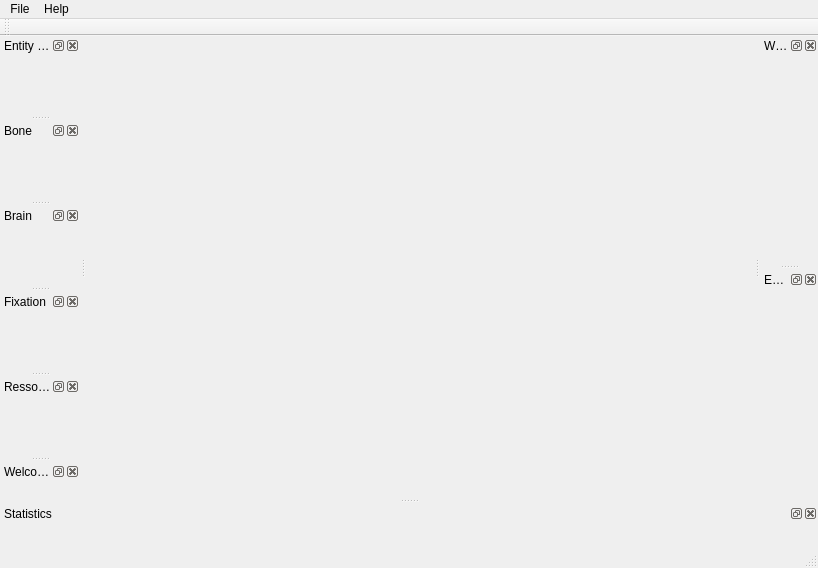
<?xml version="1.0" encoding="UTF-8"?>
<ui version="4.0">
 <class>CreatureViewer</class>
 <widget class="QMainWindow" name="CreatureViewer">
  <property name="geometry">
   <rect>
    <x>0</x>
    <y>0</y>
    <width>818</width>
    <height>568</height>
   </rect>
  </property>
  <property name="windowTitle">
   <string>GeneCraft : Creature Viewer</string>
  </property>
  <property name="windowIcon">
   <iconset resource="../../../../core/ressources/ressources.qrc">
    <normaloff>:/img/icons/entity</normaloff>:/img/icons/entity</iconset>
  </property>
  <widget class="QWidget" name="centralwidget"/>
  <widget class="QMenuBar" name="menubar">
   <property name="geometry">
    <rect>
     <x>0</x>
     <y>0</y>
     <width>818</width>
     <height>21</height>
    </rect>
   </property>
   <widget class="QMenu" name="menuFile">
    <property name="title">
     <string>File</string>
    </property>
    <addaction name="actionQuit"/>
   </widget>
   <widget class="QMenu" name="menuAbout">
    <property name="title">
     <string>Help</string>
    </property>
    <addaction name="actionAbout_CreatureViewer"/>
    <addaction name="aEnterInWhatsThisMode"/>
   </widget>
   <addaction name="menuFile"/>
   <addaction name="menuAbout"/>
  </widget>
  <widget class="QStatusBar" name="statusbar"/>
  <widget class="QDockWidget" name="dwCreature">
   <property name="minimumSize">
    <size>
     <width>80</width>
     <height>42</height>
    </size>
   </property>
   <property name="windowIcon">
    <iconset resource="../../../../core/ressources/ressources.qrc">
     <normaloff>:/img/icons/entity</normaloff>:/img/icons/entity</iconset>
   </property>
   <property name="allowedAreas">
    <set>Qt::AllDockWidgetAreas</set>
   </property>
   <property name="windowTitle">
    <string>Entity Info</string>
   </property>
   <attribute name="dockWidgetArea">
    <number>1</number>
   </attribute>
   <widget class="QWidget" name="dockWidgetContents_2"/>
  </widget>
  <widget class="QDockWidget" name="dwBone">
   <property name="minimumSize">
    <size>
     <width>80</width>
     <height>42</height>
    </size>
   </property>
   <property name="windowIcon">
    <iconset resource="../../../../core/ressources/ressources.qrc">
     <normaloff>:/img/icons/inspector</normaloff>:/img/icons/inspector</iconset>
   </property>
   <property name="allowedAreas">
    <set>Qt::AllDockWidgetAreas</set>
   </property>
   <property name="windowTitle">
    <string>Bone</string>
   </property>
   <attribute name="dockWidgetArea">
    <number>1</number>
   </attribute>
   <widget class="QWidget" name="dockWidgetContents"/>
  </widget>
  <widget class="QToolBar" name="toolBar">
   <property name="windowTitle">
    <string>toolBar</string>
   </property>
   <attribute name="toolBarArea">
    <enum>TopToolBarArea</enum>
   </attribute>
   <attribute name="toolBarBreak">
    <bool>false</bool>
   </attribute>
  </widget>
  <widget class="QDockWidget" name="dwBrain">
   <property name="minimumSize">
    <size>
     <width>80</width>
     <height>42</height>
    </size>
   </property>
   <property name="windowTitle">
    <string>Brain</string>
   </property>
   <attribute name="dockWidgetArea">
    <number>1</number>
   </attribute>
   <widget class="QWidget" name="dwContent_Brain"/>
  </widget>
  <widget class="QDockWidget" name="dwFixation">
   <property name="minimumSize">
    <size>
     <width>80</width>
     <height>42</height>
    </size>
   </property>
   <property name="features">
    <set>QDockWidget::AllDockWidgetFeatures</set>
   </property>
   <property name="windowTitle">
    <string>Fixation</string>
   </property>
   <attribute name="dockWidgetArea">
    <number>1</number>
   </attribute>
   <widget class="QWidget" name="dwContent_Bone"/>
  </widget>
  <widget class="QDockWidget" name="dwStats">
   <property name="minimumSize">
    <size>
     <width>80</width>
     <height>42</height>
    </size>
   </property>
   <property name="windowTitle">
    <string>Statistics</string>
   </property>
   <attribute name="dockWidgetArea">
    <number>8</number>
   </attribute>
   <widget class="QWidget" name="dwContent_Stats"/>
  </widget>
  <widget class="QDockWidget" name="dwWorker">
   <property name="windowTitle">
    <string>Worker : Evolution Process</string>
   </property>
   <attribute name="dockWidgetArea">
    <number>2</number>
   </attribute>
   <widget class="QWidget" name="dockWidgetContents_3"/>
  </widget>
  <widget class="QDockWidget" name="dwRessourcesBrowser">
   <property name="minimumSize">
    <size>
     <width>80</width>
     <height>42</height>
    </size>
   </property>
   <property name="windowTitle">
    <string>Ressources browser</string>
   </property>
   <attribute name="dockWidgetArea">
    <number>1</number>
   </attribute>
   <widget class="QWidget" name="dockWidgetContents_4"/>
  </widget>
  <widget class="QDockWidget" name="dwExperiment">
   <property name="windowTitle">
    <string>Experiment &amp; Results</string>
   </property>
   <attribute name="dockWidgetArea">
    <number>2</number>
   </attribute>
   <widget class="QWidget" name="dockWidgetContents_5"/>
  </widget>
  <widget class="QDockWidget" name="dwWelcome">
   <property name="windowTitle">
    <string>Welcome</string>
   </property>
   <attribute name="dockWidgetArea">
    <number>1</number>
   </attribute>
   <widget class="QWidget" name="dockWidgetContents_6"/>
  </widget>
  <action name="actionSave_selected_creature">
   <property name="icon">
    <iconset resource="../../../../core/ressources/ressources.qrc">
     <normaloff>:/img/icons/entity_save</normaloff>:/img/icons/entity_save</iconset>
   </property>
   <property name="text">
    <string>Save selected creature</string>
   </property>
  </action>
  <action name="actionQuit">
   <property name="icon">
    <iconset resource="../../../../core/ressources/ressources.qrc">
     <normaloff>:/img/icons/close</normaloff>:/img/icons/close</iconset>
   </property>
   <property name="text">
    <string>Quit</string>
   </property>
  </action>
  <action name="actionLoad_Creature">
   <property name="text">
    <string>Load creature</string>
   </property>
  </action>
  <action name="actionSpider">
   <property name="text">
    <string>Spider</string>
   </property>
  </action>
  <action name="actionNew_creature">
   <property name="icon">
    <iconset resource="../../../../core/ressources/ressources.qrc">
     <normaloff>:/img/icons/entity_new</normaloff>:/img/icons/entity_new</iconset>
   </property>
   <property name="text">
    <string>New creature</string>
   </property>
  </action>
  <action name="actionAbout_CreatureViewer">
   <property name="icon">
    <iconset resource="../../../../core/ressources/ressources.qrc">
     <normaloff>:/img/icons/help</normaloff>:/img/icons/help</iconset>
   </property>
   <property name="text">
    <string>About CreatureViewer</string>
   </property>
  </action>
  <action name="actionFrom_file">
   <property name="icon">
    <iconset resource="../../../../core/ressources/ressources.qrc">
     <normaloff>:/img/icons/entity_file</normaloff>:/img/icons/entity_file</iconset>
   </property>
   <property name="text">
    <string>From file...</string>
   </property>
  </action>
  <action name="actionFrom_database">
   <property name="icon">
    <iconset resource="../../../../core/ressources/ressources.qrc">
     <normaloff>:/img/icons/database</normaloff>:/img/icons/database</iconset>
   </property>
   <property name="text">
    <string>From database...</string>
   </property>
  </action>
  <action name="actionTo_file">
   <property name="icon">
    <iconset resource="../../../../core/ressources/ressources.qrc">
     <normaloff>:/img/icons/entity_file</normaloff>:/img/icons/entity_file</iconset>
   </property>
   <property name="text">
    <string>File...</string>
   </property>
  </action>
  <action name="actionDatabase">
   <property name="icon">
    <iconset resource="../../../../core/ressources/ressources.qrc">
     <normaloff>:/img/icons/database</normaloff>:/img/icons/database</iconset>
   </property>
   <property name="text">
    <string>Database...</string>
   </property>
  </action>
  <action name="actionOgre_properties">
   <property name="text">
    <string>Options...</string>
   </property>
  </action>
  <action name="aToggleInspector">
   <property name="checkable">
    <bool>true</bool>
   </property>
   <property name="checked">
    <bool>true</bool>
   </property>
   <property name="text">
    <string>Inspector</string>
   </property>
  </action>
  <action name="actionCreature_Inspector">
   <property name="checkable">
    <bool>true</bool>
   </property>
   <property name="checked">
    <bool>true</bool>
   </property>
   <property name="text">
    <string>Creature Inspector</string>
   </property>
  </action>
  <action name="actionRemove_creature">
   <property name="icon">
    <iconset resource="../../../../core/ressources/ressources.qrc">
     <normaloff>:/img/icons/entity_delete</normaloff>:/img/icons/entity_delete</iconset>
   </property>
   <property name="text">
    <string>Remove creature</string>
   </property>
  </action>
  <action name="aEnterInWhatsThisMode">
   <property name="icon">
    <iconset resource="../../../../core/ressources/ressources.qrc">
     <normaloff>:/img/icons/help</normaloff>:/img/icons/help</iconset>
   </property>
   <property name="text">
    <string>Enter in What's this mode</string>
   </property>
  </action>
  <action name="aSaveEntityAs">
   <property name="icon">
    <iconset resource="../../../../core/ressources/ressources.qrc">
     <normaloff>:/img/icons/entity_save</normaloff>:/img/icons/entity_save</iconset>
   </property>
   <property name="text">
    <string>Save selected creature as...</string>
   </property>
  </action>
  <zorder>dwFixation</zorder>
  <zorder>dwWorker</zorder>
  <zorder>dwRessourcesBrowser</zorder>
  <zorder>dwExperiment</zorder>
  <zorder>dwWelcome</zorder>
 </widget>
 <resources>
  <include location="../../../../core/ressources/ressources.qrc"/>
 </resources>
 <connections>
  <connection>
   <sender>actionQuit</sender>
   <signal>triggered()</signal>
   <receiver>CreatureViewer</receiver>
   <slot>close()</slot>
   <hints>
    <hint type="sourcelabel">
     <x>-1</x>
     <y>-1</y>
    </hint>
    <hint type="destinationlabel">
     <x>399</x>
     <y>299</y>
    </hint>
   </hints>
  </connection>
 </connections>
</ui>
